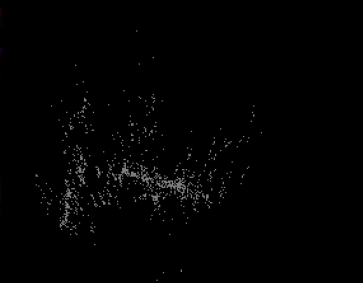
#> input picture test/test_2dmap/2dmap.png, 363 x 283 px
$ python 2dmap.py
#> lines starting #> are read from the running program, lines starting #| are printed output that depends on the picture; after the words box and inside, x2 and y2 are one past the last pixel; in counts of white or black regions, pixels touching at a corner belong together
import cv2
import numpy as np
import matplotlib.pyplot as plt


if __name__ == "__main__":
    map_0 = cv2.imread('./2dmap.png')
#> map_0 is the input picture: shape (283, 363, 3); mean B, G, R 2.1, 2.1, 2.1
    map_0 = cv2.cvtColor(map_0, cv2.COLOR_RGB2GRAY)
#> map_0: shape (283, 363)
    map_0[map_0 > 0] = 255
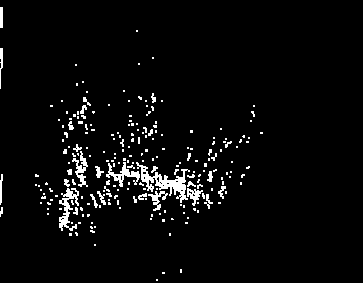
#> map_0: shape (283, 363); 4% white; 227 white regions (195 under 20 px), largest, box (x1, y1, x2, y2) and area: (136, 162, 190, 203) 659, (59, 188, 79, 231) 364, (106, 162, 140, 187) 287
    # plt.imshow(map_0, cmap='gray')
    # plt.show()

    kernel_3 = cv2.getStructuringElement(cv2.MORPH_ELLIPSE, (5, 5))
    map_1 = cv2.dilate(map_0, kernel_3)  # 膨胀
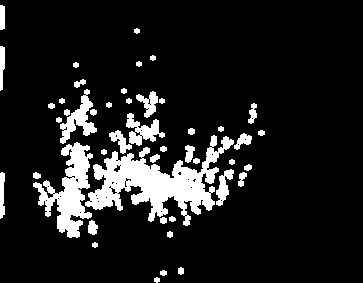
#> map_1: shape (283, 363); 11.8% white; 46 white regions

    map_1_uint8 = map_1.astype(np.uint8)  # 转换为uint8
    contours, _ = cv2.findContours(
        map_1_uint8, cv2.RETR_TREE, cv2.CHAIN_APPROX_SIMPLE)  # 寻找连通域
#> contours = 88 contours, 54 with area under 20; largest, box (x1, y1, x2, y2) and area: (85, 135, 234, 226) 4916, (33, 142, 93, 238) 2246, (60, 89, 97, 144) 650, (126, 113, 165, 146) 513, (216, 169, 234, 206) 266

    areas = [cv2.contourArea(cnt) for cnt in contours]
#> areas = 88 values, max 4915.5 at index 29, min 2 at index 12, mean 123.5
    indexes = np.argsort(areas)[::-1]
#> indexes = 88 values, max 87 at index 11, min 0 at index 43, mean 43.5
    map_2 = np.zeros([map_1.shape[0], map_1.shape[1]])
    AREA_THRESHOLD = 30
    for idx in indexes:
        print(idx, areas[idx])
        if areas[idx] > AREA_THRESHOLD:
            cv2.drawContours(map_2, contours, idx, 1, cv2.FILLED)
#> this loop made 88 passes
#> idx on passes 1 to 12: 29, 20, 78, 61, 11, 74, 56, 10, 85, 52, 19, 87
#| 29 4915.5
#| 20 2246.5
#| 78 649.5
#| 61 513.0
#| 11 266.0
#| 74 248.0
#| 56 194.0
#| 10 146.5
#> (further printed lines are left out)
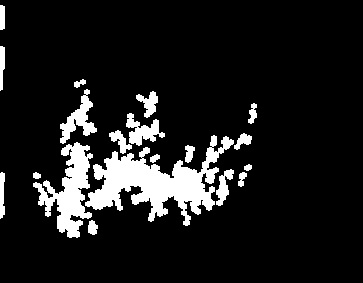
#> map_2: shape (283, 363) float64; values 0 (black) and 1 (white), 11.1% white; 19 white regions, largest, box (x1, y1, x2, y2) and area: (85, 135, 234, 226) 5380, (33, 142, 93, 238) 2513, (60, 89, 97, 144) 755

    map_3 = cv2.erode(map_2, kernel_3)  # 腐蚀
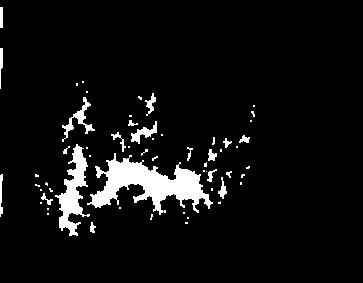
#> map_3: shape (283, 363) float64; values 0 (black) and 1 (white), 6.2% white; 59 white regions (39 under 20 px), largest, box (x1, y1, x2, y2) and area: (87, 153, 213, 215) 3265, (55, 144, 90, 236) 1315, (62, 97, 95, 142) 339

    plt.subplot(2, 2, 1)
    plt.imshow(map_0, cmap='gray')

    plt.subplot(2, 2, 2)
    plt.imshow(map_1, cmap='gray')

    plt.subplot(2, 2, 3)
    plt.imshow(map_2*255, cmap='gray')

    plt.subplot(2, 2, 4)
    plt.imshow(map_3*255, cmap='gray')
    plt.show()
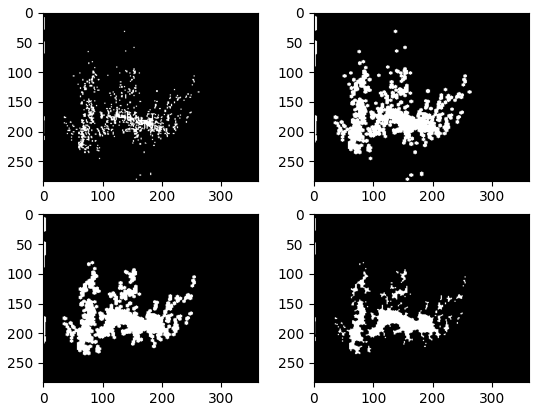
#> figure drawn by matplotlib, 4 panels

$ run again, with test/test_2dmap/map_process.png copied over test/test_2dmap/2dmap.png
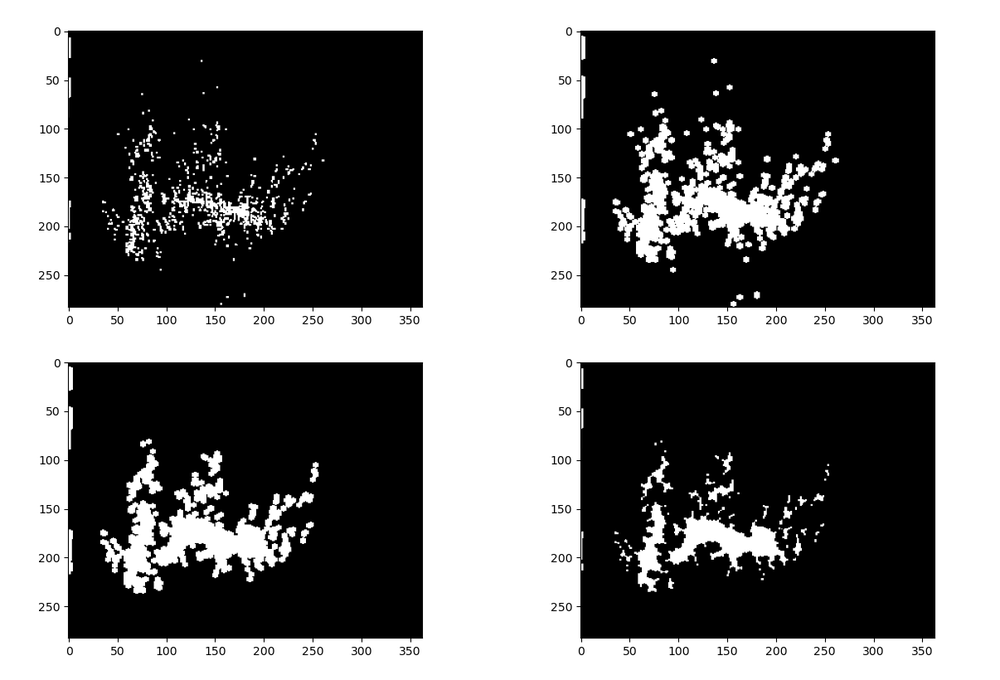
#> input picture test/test_2dmap/map_process.png, 1000 x 680 px, shrunk from 1206 x 820 before the run
#> map_0 is the input picture: shape (680, 1000, 3); min 0, max 255, mean 118.5
#> `map_0[map_0 > 0] = 255`:
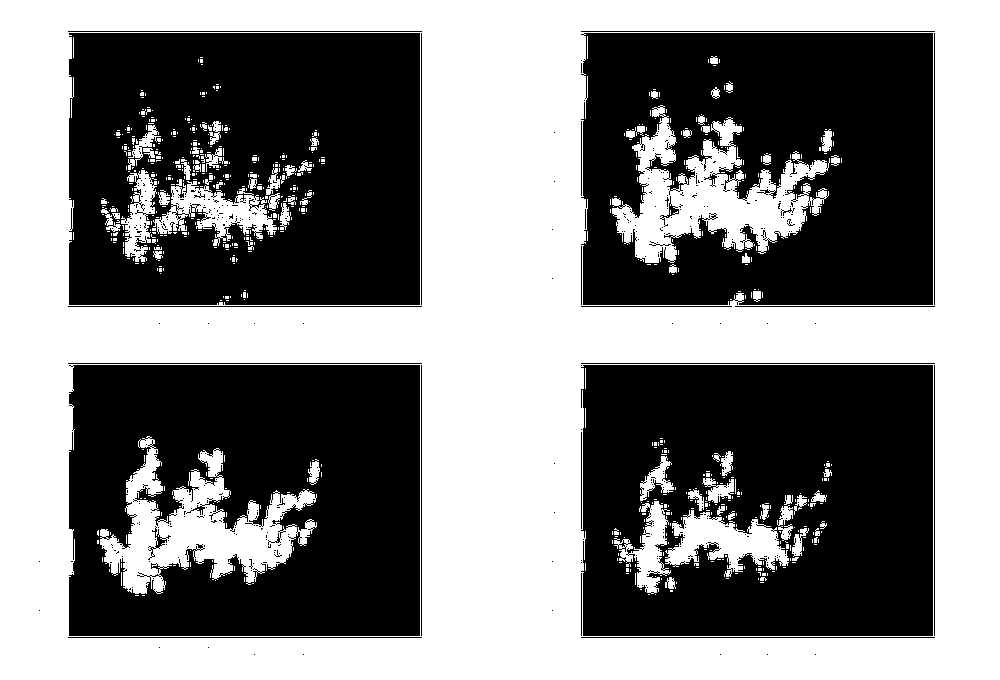
#> map_0: shape (680, 1000); 50.6% white; 456 black regions (429 under 20 px), largest, box (x1, y1, x2, y2) and area: (69, 33, 420, 305) 85816, (581, 365, 933, 636) 85285, (69, 365, 420, 636) 80343
#> map_1: shape (680, 1000); 56.8% white; 71 black regions (60 under 20 px)
#> contours = 117 contours, 79 with area under 20; largest, box (x1, y1, x2, y2) and area: (0, 0, 1000, 680) 678321, (70, 34, 419, 304) 93012, (584, 366, 932, 635) 92752, (70, 366, 419, 635) 92666, (584, 34, 932, 304) 92424
#> areas = 117 values, max 678321 at index 0, min 2 at index 9, mean 9586.8
#> indexes = 117 values, max 116 at index 26, min 0 at index 0, mean 58
#> the loop `for idx in indexes:` made 117 passes
#> idx on passes 2 to 9: 70, 1, 34, 46, 48, 36, 78, 3
#> (printed output is left out)
#> `plt.show()`:
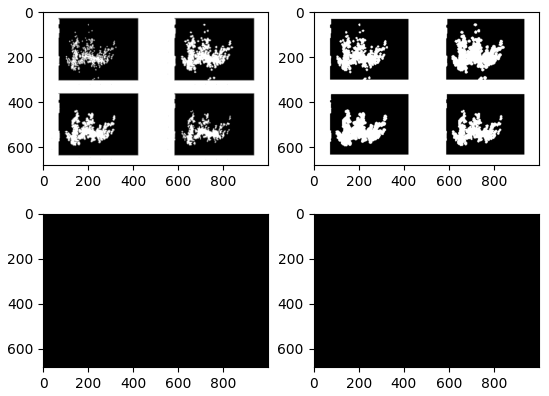
#> figure drawn by matplotlib, 4 panels
